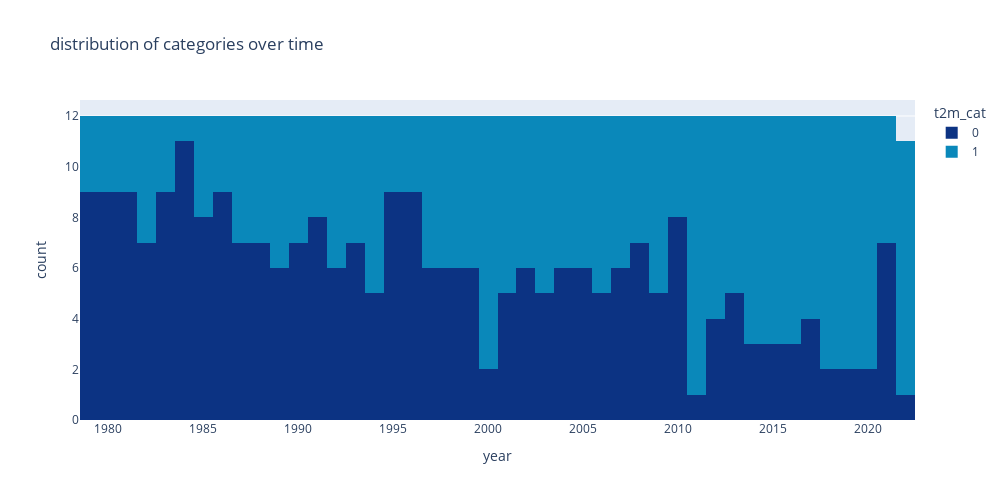

Here is the notebook cell this chart was saved with:
### Code cell
fig = px.histogram(
    data_frame = df,
    color = "t2m_cat",
    x = "year",
    color_discrete_sequence = plt_style_s,
    title = "distribution of categories over time",
    histfunc= "count",
    nbins = len(set(df["year"].to_list())),

    width = 1000,
    height = 500,
)

fig.show()

### Figure 1 — Plotly figure (JSON) as saved in the notebook; plotly's stock layout.template omitted (floating-point values rounded to 4 significant figures; data arrays with more than 128 entries replaced by an {"elided": "..."} marker saying what was removed)
{"data": [{"alignmentgroup": "True", "bingroup": "x", "histfunc": "count", "hovertemplate": "t2m_cat=0<br>year=%{x}<br>count=%{y}<extra></extra>", "legendgroup": "0", "marker": {"color": "rgb(12,51,131)", "pattern": {"shape": ""}}, "name": "0", "nbinsx": 44, "offsetgroup": "0", "orientation": "v", "showlegend": true, "type": "histogram", "x": {"elided": "258 int values"}, "xaxis": "x", "yaxis": "y"}, {"alignmentgroup": "True", "bingroup": "x", "histfunc": "count", "hovertemplate": "t2m_cat=1<br>year=%{x}<br>count=%{y}<extra></extra>", "legendgroup": "1", "marker": {"color": "rgb(10,136,186)", "pattern": {"shape": ""}}, "name": "1", "nbinsx": 44, "offsetgroup": "1", "orientation": "v", "showlegend": true, "type": "histogram", "x": {"elided": "269 int values"}, "xaxis": "x", "yaxis": "y"}], "layout": {"barmode": "relative", "height": 500, "legend": {"title": {"text": "t2m_cat"}, "tracegroupgap": 0}, "title": {"text": "distribution of categories over time"}, "width": 1000, "xaxis": {"anchor": "y", "domain": [0, 1], "title": {"text": "year"}}, "yaxis": {"anchor": "x", "domain": [0, 1], "title": {"text": "count"}}}}
